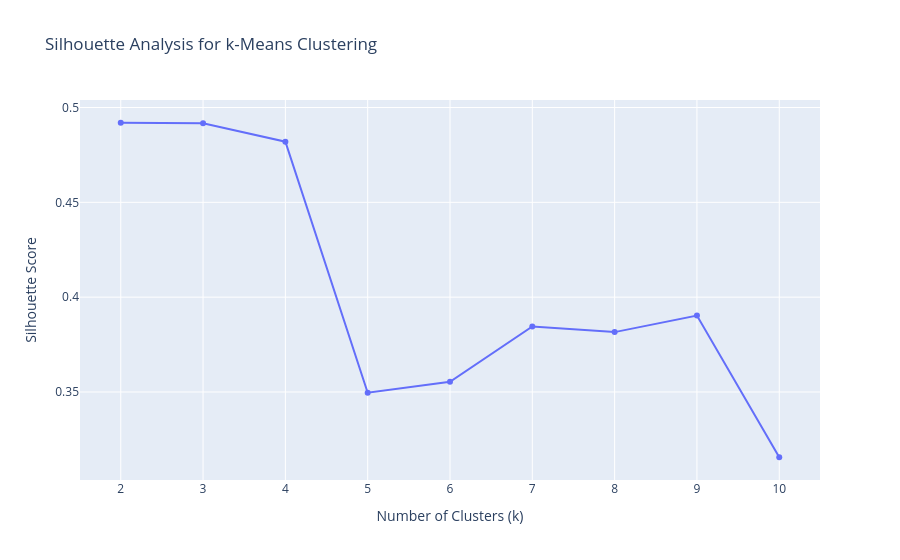

This figure's notebook cell:
### Markdown cell above
From the elbow curve, we can see the "elbow" (where the sharp bend begins) is around $k = 4$, suggesting that diminising returns occur beyond this point. To further validate this $k$, we can also use a **Silhouette Analysis**.

### Code cell
silhouette_scores = []  # To store silhouette scores for each k

for k in k_vals:
    kmeans = KMeans(n_clusters=k, random_state=42)  # Initialize k-Means with current k
    cluster_labels = kmeans.fit_predict(df_2012_wrangled_numerical_scaled)  # Fit and predict cluster labels
    silhouette_avg = silhouette_score(df_2012_wrangled_numerical_scaled, cluster_labels)  # Calculate silhouette score
    silhouette_scores.append(silhouette_avg)  # Append the silhouette score for this k
    
# Plotting the Silhouette Analysis results
silhouette_fig = go.Figure(data=go.Scatter(x=list(k_vals), y=silhouette_scores, mode='lines+markers'))
silhouette_fig.update_layout(
    title='Silhouette Analysis for k-Means Clustering',
    xaxis_title='Number of Clusters (k)',
    yaxis_title='Silhouette Score',
    xaxis=dict(dtick=1)
)
silhouette_fig.show()

### Figure 1 — Plotly figure (JSON) as saved in the notebook; plotly's stock layout.template omitted (floating-point values rounded to 4 significant figures)
{"data": [{"mode": "lines+markers", "type": "scatter", "x": [2, 3, 4, 5, 6, 7, 8, 9, 10], "y": [0.492, 0.4917, 0.482, 0.3496, 0.3554, 0.3846, 0.3816, 0.3903, 0.3156]}], "layout": {"title": {"text": "Silhouette Analysis for k-Means Clustering"}, "xaxis": {"dtick": 1, "title": {"text": "Number of Clusters (k)"}}, "yaxis": {"title": {"text": "Silhouette Score"}}}}
